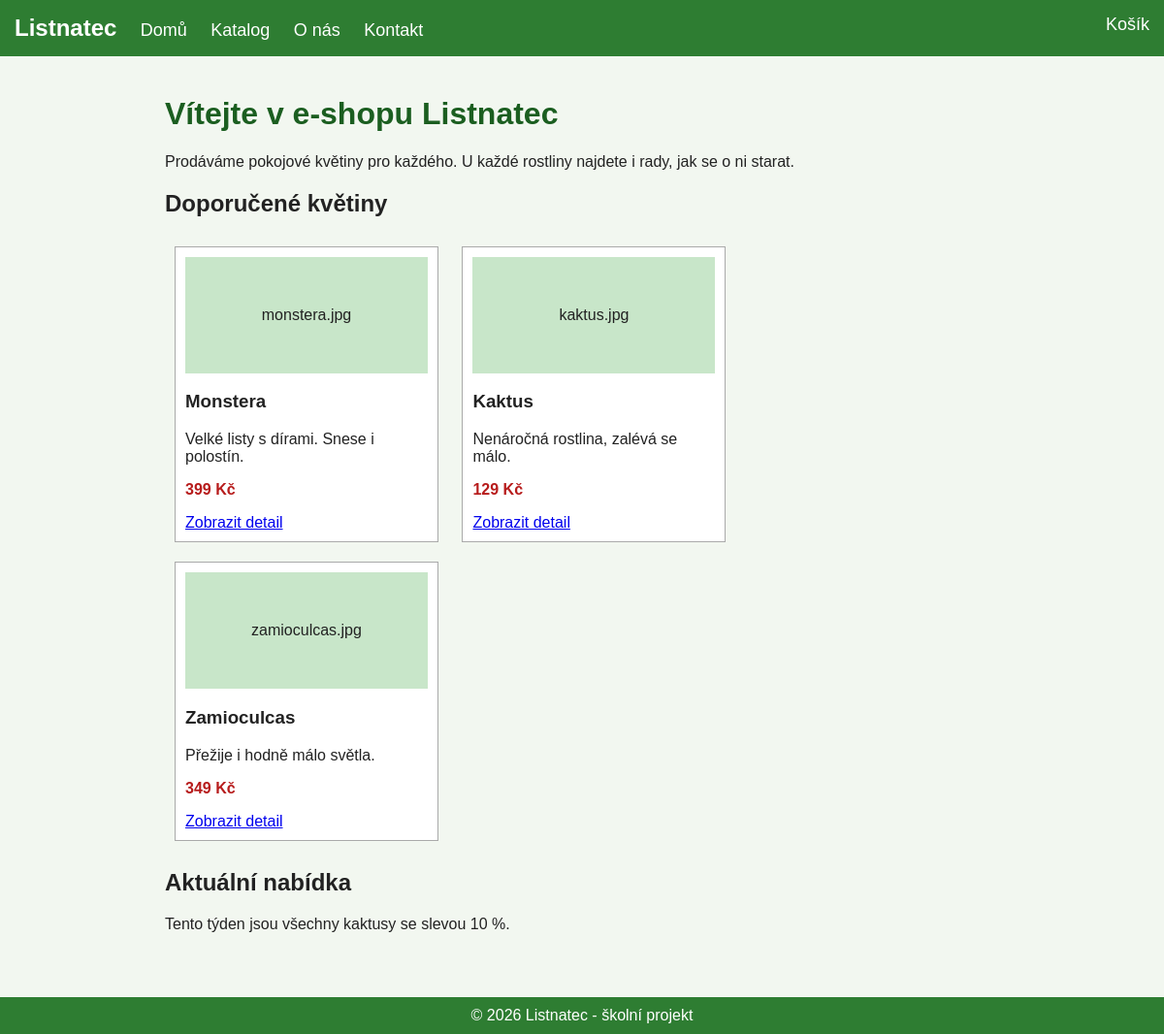
The page / on the database its author committed.
### tables this page shows
CREATE TABLE produkt (
            id_produkt INTEGER PRIMARY KEY AUTOINCREMENT,
            nazev TEXT NOT NULL,
            popis TEXT,
            cena REAL NOT NULL CHECK (cena >= 0),
            sklad INTEGER NOT NULL DEFAULT 0 CHECK (sklad >= 0),
            svetlo TEXT,
            zalivka TEXT,
            teplota TEXT,
            obrazek TEXT,
            viditelny INTEGER NOT NULL DEFAULT 1,
            doporuceny INTEGER NOT NULL DEFAULT 0
        );

### app.py (the view)
@app.route("/")
def index():
    conn = pripoj_db()
    cursor = conn.cursor()
    doporucene = cursor.execute(
        "SELECT id_produkt, nazev, popis, cena, obrazek FROM produkt WHERE viditelny = 1 AND doporuceny = 1 ORDER BY id_produkt"
    ).fetchall()
    cursor.close()
    conn.close()
    return render_template("index.html", doporucene=doporucene)

### app.py (called while the page is built)
def pripoj_db():
    conn = sqlite3.connect(DB_PATH)
    conn.row_factory = sqlite3.Row
    conn.execute("PRAGMA foreign_keys = ON")
    return conn

### templates/index.html (shortened to what this page needs)
<!DOCTYPE html>
<html lang="cs">
<head>
    <link rel="stylesheet" href="{{ url_for('static', filename='style.css') }}">
</head>
<body>
    <div class="menu">
        <a class="logo" href="{{ url_for('index') }}">Listnatec</a>
        <a href="{{ url_for('index') }}">Domů</a>
        <a href="{{ url_for('katalog') }}">Katalog</a>
        <a href="{{ url_for('o_nas') }}">O nás</a>
        <a href="{{ url_for('kontakt') }}">Kontakt</a>
        <a class="kosik" href="{{ url_for('kosik') }}">Košík</a>
    </div>
    <div class="obsah">
        <h1>Vítejte v e-shopu Listnatec</h1>
        <p>Prodáváme pokojové květiny pro každého. U každé rostliny najdete i rady, jak se o ni starat.</p>
        <h2>Doporučené květiny</h2>
        {% for p in doporucene %}
            <div class="produkt">
                <div class="obrazek">{{ p.obrazek if p.obrazek else 'fotka' }}</div>
                <h3>{{ p.nazev }}</h3>
                <p>{{ p.popis }}</p>
                <p class="cena">{{ p.cena|int }} Kč</p>
                <a href="{{ url_for('detail', id_produkt=p.id_produkt) }}">Zobrazit detail</a>
            </div>
        {% endfor %}
        <h2>Aktuální nabídka</h2>
        <p>Tento týden jsou všechny kaktusy se slevou 10 %.</p>
    </div>
    <div class="paticka">
        &copy; 2026 Listnatec - školní projekt
    </div>
</body>
</html>

### static/style.css (style rules this page uses)
body { font-family: Arial, sans-serif; margin: 0; background-color: #f2f7f0; color: #222; min-height: 100vh; display: flex; flex-direction: column; }
.menu { background-color: #2e7d32; padding: 15px; overflow: hidden; }
.menu a { color: white; text-decoration: none; margin-right: 20px; font-size: 18px; }
.logo { font-weight: bold; font-size: 24px !important; }
.kosik { float: right; margin-right: 0 !important; }
.obsah { max-width: 900px; width: 100%; box-sizing: border-box; margin: 0 auto; padding: 20px; flex: 1; }
h1 { color: #1b5e20; }
.produkt { display: inline-block; width: 250px; background-color: white; border: 1px solid #aaa; padding: 10px; margin: 10px; vertical-align: top; }
.obrazek { background-color: #c8e6c9; height: 120px; text-align: center; line-height: 120px; font-size: 16px; }
.cena { font-weight: bold; color: #b71c1c; }
.paticka { text-align: center; background-color: #2e7d32; color: white; padding: 10px; margin-top: 30px; }

### rows shown on the page
produkt: obrazek "monstera.jpg", nazev "Monstera", popis "Velké listy s dírami. Snese i polostín.", cena "399"
produkt: obrazek "kaktus.jpg", nazev "Kaktus", popis "Nenáročná rostlina, zalévá se málo.", cena "129"
produkt: obrazek "zamioculcas.jpg", nazev "Zamioculcas", popis "Přežije i hodně málo světla.", cena "349"
